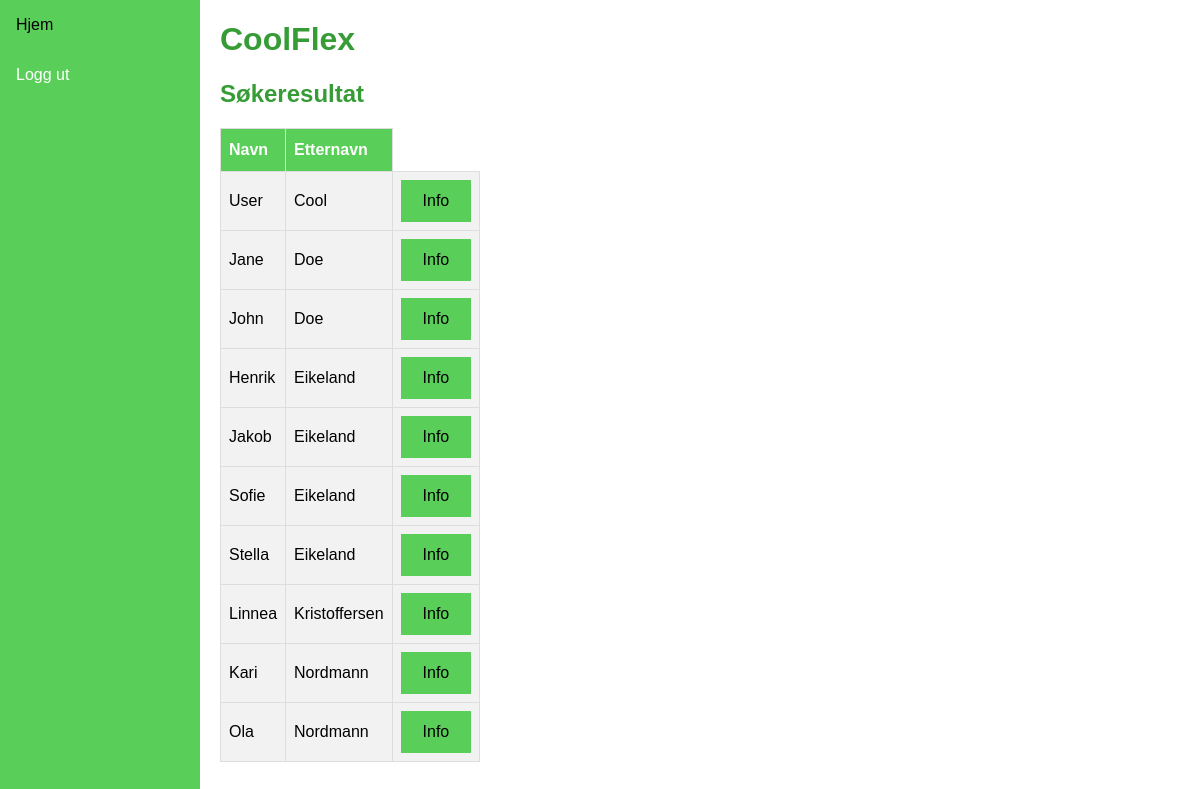
The app's page /search/ (signed in), older data.
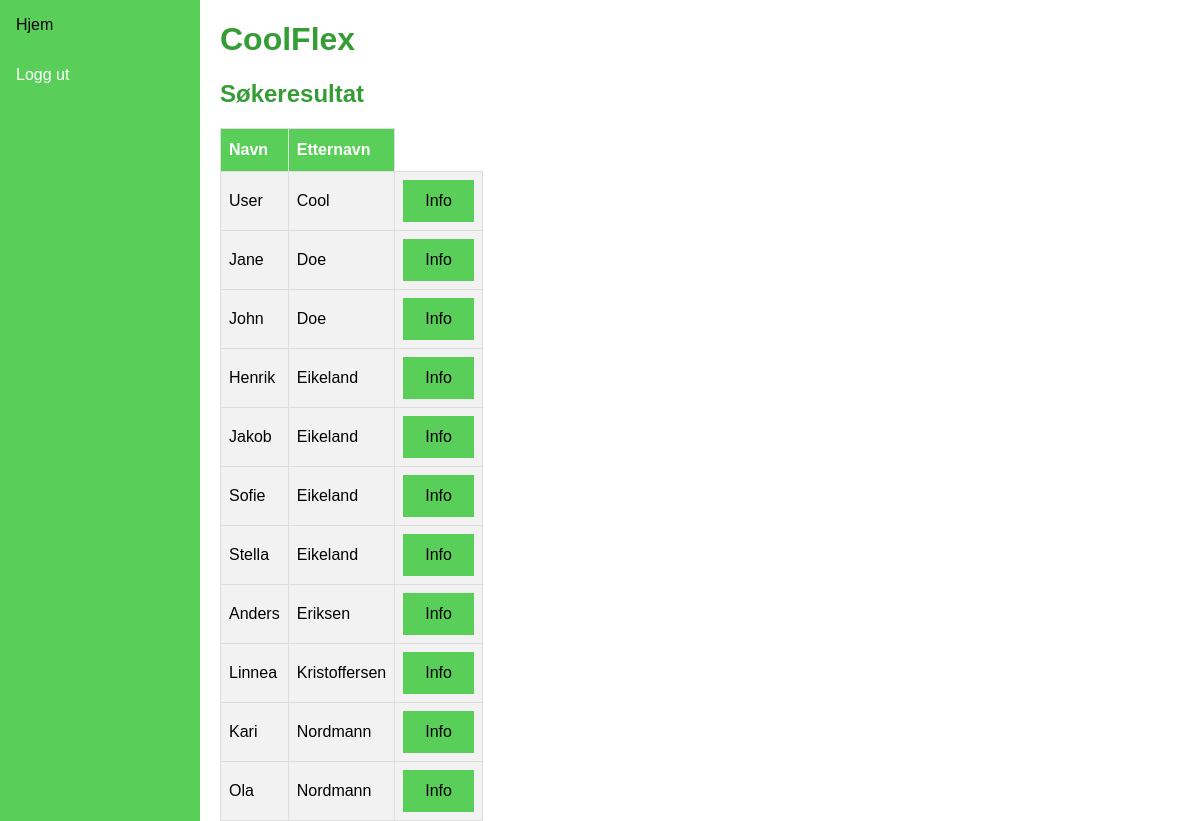
The same page, newer data.
### coolflex/models.py (models this page shows, shortened)
class CoolUser(models.Model):
    first_name = models.CharField(max_length=20, default="CoolUser")
    last_name = models.CharField(max_length=20, default ="")
    klasse = models.ForeignKey(Klasse, null=True, related_name="cooluser", on_delete=models.CASCADE)
    teacher = models.ForeignKey(User, blank=True, on_delete=models.CASCADE, related_name="+")
    parent = models.ForeignKey(User, blank=True, on_delete=models.CASCADE, related_name="+")
    status = models.CharField(max_length=3, default="DEF", blank=True, null=True)
    timestamp = models.CharField(max_length=20, default="N/A", blank=True, null=True)
    location = models.CharField(max_length=20, default="N/A", blank=True, null=True)
    class Meta:
        ordering = ["last_name", "first_name"]

### coolflex/views.py (the view)
# urls.py: path("search/", views.search, name="search_results"),
@login_required
@csrf_exempt
def search(request): #https://stackoverflow.com/questions/15050571/django-csrf-token-in-search-result-url
	query = request.GET.get('q', '')
	result = []
	result = CoolUser.objects.filter(
		Q(first_name__icontains=query) | Q(last_name__icontains=query)
	)
	context = {'query':query, 'result':result}
	return render(request, 'coolflex/search_results.html', context)

### coolflex/templates/coolflex/search_results.html
{% extends 'coolflex/base.html' %}
{% load static %}
{% block content %}
<h2>Søkeresultat</h2>
<table id="coolflex">
    <thead>
      <tr>
        <th>Navn</th>
        <th>Etternavn</th>
      </tr>
    </thead>
    <tbody>
        {% for user in result %}
            <tr>
                <tr>
                <td> {{ user.first_name }} </td>
                <td> {{ user.last_name }} </td>
                <td> <div class="button"><a href="{% url 'cooluser' user.id %}">Info</a></div> </td>
                </tr>
            </tr>
        {% endfor %}
    </tbody>
    </table>
{% endblock %}
{% block sidenav %}
<a href="{% url 'frontpage' %}">Hjem</a>
<a href="{% url 'logout' %}">Logg ut</a>
{% endblock %}

Row changes from the older to the newer data that the page shows:
added CoolUser: first_name "Anders", last_name "Eriksen"
